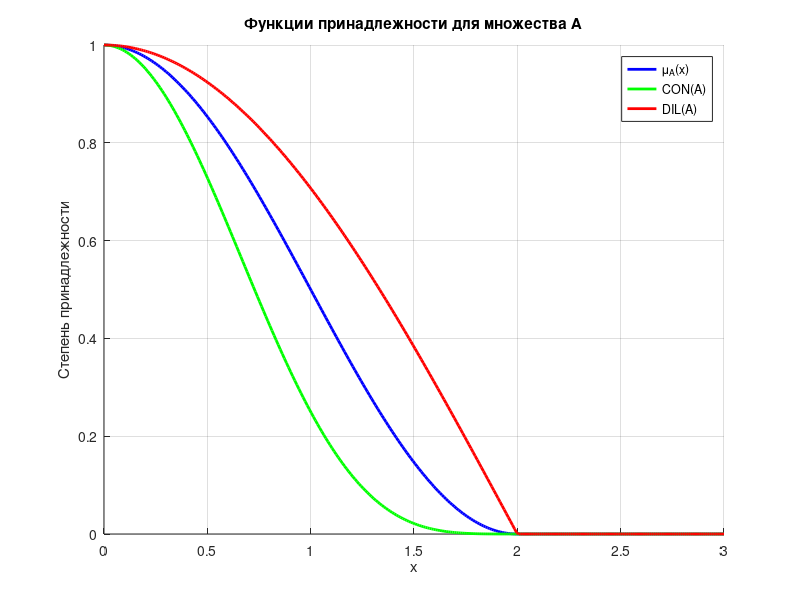

Source code (MATLAB):
% Определение диапазона значений
x = linspace(0, 3, 300); % От 0 до 3 для функции A

% Функция принадлежности μA(x)
mu_A = zeros(size(x));
mu_A(x <= 2) = (1/2) - (1/2) * sin(pi/2 * (x(x <= 2) - 1));

% Конус CON(A)
mu_CON_A = mu_A .^ 2;

% Дилатация DIL(A)
mu_DIL_A = sqrt(mu_A);

% Построение графиков
figure;
hold on;
plot(x, mu_A, 'b', 'LineWidth', 2, 'DisplayName', '\mu_A(x)');
plot(x, mu_CON_A, 'g', 'LineWidth', 2, 'DisplayName', 'CON(A)');
plot(x, mu_DIL_A, 'r', 'LineWidth', 2, 'DisplayName', 'DIL(A)');
hold off;

xlabel('x');
ylabel('Степень принадлежности');
title('Функции принадлежности для множества A');
legend show;
grid on;